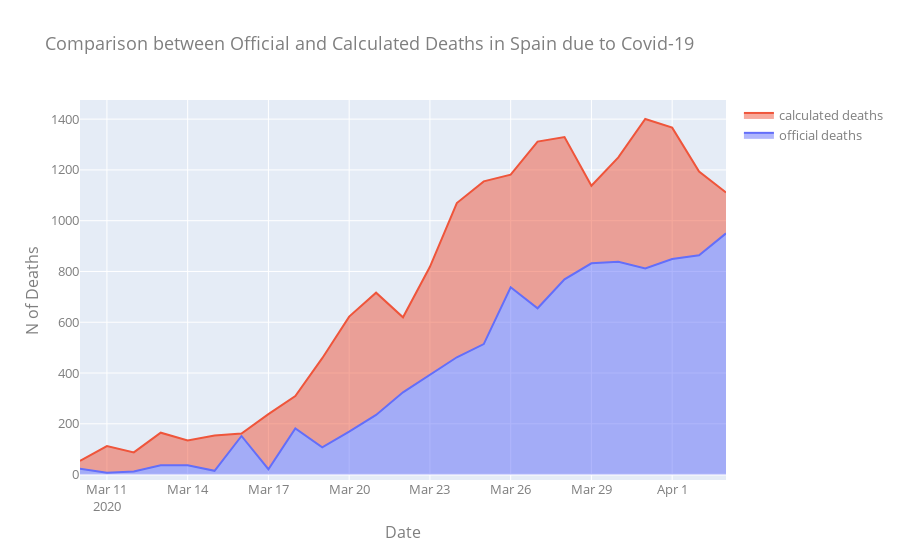

This figure's notebook cell:
### Code cell
# Create traces
fig = go.Figure()
fig.add_trace(go.Scatter(x=official_to_print["date"], y=official_to_print["official_deaths"],
                    mode='lines',fill="tonexty", 
                    name='official deaths'))
fig.add_trace(go.Scatter(x=mortality_to_print["date"], y=mortality_to_print["covid_deaths"],
                    mode='lines',fill="tonexty",
                    name='calculated deaths'))

fig.update_layout(
    title="Comparison between Official and Calculated Deaths in Spain due to Covid-19",
    xaxis_title="Date",
    yaxis_title="N of Deaths",
    font=dict(
        #family="Courier New, monospace",
        size=13,
        color="#7f7f7f"
    ))

fig.show()

### Figure 1 — Plotly figure (JSON) as saved in the notebook; plotly's stock layout.template omitted (floating-point values rounded to 4 significant figures)
{"data": [{"fill": "tonexty", "mode": "lines", "name": "official deaths", "type": "scatter", "x": ["2020-03-10T00:00:00", "2020-03-11T00:00:00", "2020-03-12T00:00:00", "2020-03-13T00:00:00", "2020-03-14T00:00:00", "2020-03-15T00:00:00", "2020-03-16T00:00:00", "2020-03-17T00:00:00", "2020-03-18T00:00:00", "2020-03-19T00:00:00", "2020-03-20T00:00:00", "2020-03-21T00:00:00", "2020-03-22T00:00:00", "2020-03-23T00:00:00", "2020-03-24T00:00:00", "2020-03-25T00:00:00", "2020-03-26T00:00:00", "2020-03-27T00:00:00", "2020-03-28T00:00:00", "2020-03-29T00:00:00", "2020-03-30T00:00:00", "2020-03-31T00:00:00", "2020-04-01T00:00:00", "2020-04-02T00:00:00", "2020-04-03T00:00:00"], "y": [23, 7, 12, 37, 37, 15, 152, 21, 182, 107, 169, 235, 324, 394, 462, 514, 738, 655, 769, 832, 838, 812, 849, 864, 950]}, {"fill": "tonexty", "mode": "lines", "name": "calculated deaths", "type": "scatter", "x": ["2020-03-10T00:00:00", "2020-03-11T00:00:00", "2020-03-12T00:00:00", "2020-03-13T00:00:00", "2020-03-14T00:00:00", "2020-03-15T00:00:00", "2020-03-16T00:00:00", "2020-03-17T00:00:00", "2020-03-18T00:00:00", "2020-03-19T00:00:00", "2020-03-20T00:00:00", "2020-03-21T00:00:00", "2020-03-22T00:00:00", "2020-03-23T00:00:00", "2020-03-24T00:00:00", "2020-03-25T00:00:00", "2020-03-26T00:00:00", "2020-03-27T00:00:00", "2020-03-28T00:00:00", "2020-03-29T00:00:00", "2020-03-30T00:00:00", "2020-03-31T00:00:00", "2020-04-01T00:00:00", "2020-04-02T00:00:00", "2020-04-03T00:00:00"], "y": [53.5, 112.5, 87.5, 165, 134, 154, 162, 238, 309, 458.5, 622.2, 716.5, 619.5, 818.5, 1070.0, 1155.0, 1181, 1312.0, 1330.0, 1138.0, 1250.0, 1400.0, 1366.0, 1194.0, 1111]}], "layout": {"font": {"color": "#7f7f7f", "size": 13}, "title": {"text": "Comparison between Official and Calculated Deaths in Spain due to Covid-19"}, "xaxis": {"title": {"text": "Date"}}, "yaxis": {"title": {"text": "N of Deaths"}}}}
